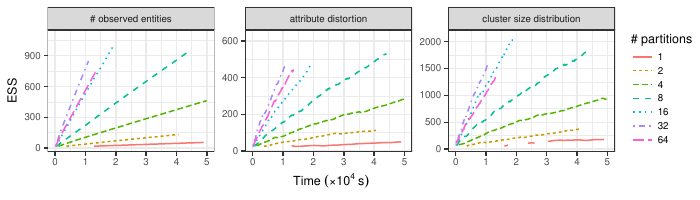

R code for this plot:
library(dplyr)
library(mcmcse)
library(ggplot2)
library(stringr)
library(scales)

expt.dirs <- c("../../analyze/spark-eber-results/nltcs_6levels_med-prior_collapsed",
               "../../analyze/spark-eber-results/nltcs_5levels_med-prior_collapsed",
               "../../analyze/spark-eber-results/nltcs_4levels_med-prior_collapsed",
               "../../analyze/spark-eber-results/nltcs_3levels_med-prior_collapsed",
               "../../analyze/spark-eber-results/nltcs_2levels_med-prior_collapsed",
               "../../analyze/spark-eber-results/nltcs_1level_med-prior_collapsed",
               "../../analyze/spark-eber-results/nltcs_0levels_med-prior_collapsed")

save.fname <- "ess-plot-test-num-partitions"
plot.width <- 7
plot.height <- 2
range.iter <- c(0, 50000)
burnin.samples <- 50
num.points <- 200
exclude.k.clust.ess <- 9:12

theme_set(theme_bw() + theme(text = element_text(size = 9)))

results <- lapply(expt.dirs, function(dir) {
  # Read diagnostic CSV files from experiment
  diagnostics <- read.csv(paste(dir,"diagnostics.csv", sep="/"))
  clusters <- read.csv(paste(dir,"clusterSizeFreqDist.csv", sep="/"))
  names(clusters) <- c(names(clusters)[1], 
                       paste0(str_replace(names(clusters)[-1], pattern="X", replacement=""),"-clusters"))
  
  # Select iterations within specified range
  # (Reason: some experiments have been run for more iterations than others.)
  diagnostics <- diagnostics %>% 
    filter(iteration >= range.iter[1], iteration <= range.iter[2])
  clusters <- clusters %>% 
    filter(iteration >= range.iter[1], iteration <= range.iter[2])
  
  # Get number of partitions from the directory name of the experiment
  num.levels <- stringr::str_extract(dir, "\\d")
  num.partitions <- 2^as.integer(num.levels)
  
  # Calculate ESS at regular intervals (determined by `num.points` above)
  # and record the corresponding iteration + time in seconds.
  num.samples <- nrow(diagnostics)
  inc <- ceiling(num.samples / num.points)
  indices <- seq(from = burnin.samples, to = num.samples, by = inc)
  iteration <- diagnostics$iteration[indices]
  time <- diagnostics$systemTime.ms[indices]
  start.time <- diagnostics$systemTime.ms[1]
  time <- (time - start.time) * 10^-3
  
  # # ESS for number of observed entities
  ess.num.obs.ent <- sapply(indices, function(idx) {
    diagnostics$numObservedEntities[1:idx] %>% ess(method = "tukey") 
  })
  
  # ESS for aggregate distortions
  ess.agg.dist <- sapply(indices, function(idx) {
    diagnostics[1:idx,] %>% select(starts_with("aggDistortions")) %>% multiESS(method = "tukey")
  })
  
  # ESS for k-clusters
  ess.clust.size <- sapply(indices, function(idx) {
    clusters[1:idx,] %>% 
      select(-iteration, -one_of(paste0(exclude.k.clust.ess,"-clusters"))) %>% 
      multiESS(method = "tukey")
  })
  
  return(data.frame("iteration" = iteration, 
                    "time" = time, 
                    "num.partitions" = num.partitions,
                    "ess.variable" = rep(c("# observed entities", "attribute distortion", "cluster size distribution"), times = rep(length(indices), times = 3)),
                    "ess" = c(ess.num.obs.ent, ess.agg.dist, ess.clust.size)))
})

results.combined <- bind_rows(results)

mult_format <- function() {
  function(x) format(10^-4*x,digits = 2) 
}

pdf(paste0(save.fname, ".pdf"), height = plot.height, width = plot.width)
results.combined %>% 
  mutate(num.partitions = as.factor(num.partitions)) %>%
  ggplot(aes(x = time, y = ess, col = num.partitions)) + 
  geom_line(aes(linetype = num.partitions)) + 
  facet_wrap(~ess.variable, scales = "free_y") +
  scale_x_continuous(limits = c(0,50000), labels = function(x) format(1e-4*x,digits = 2)) + 
  scale_shape_manual(values = seq(0,7)) +
  labs(x = expression(Time~('×'*10^{4}~s)), y = "ESS", col = "# partitions", linetype = "# partitions") +
  theme(legend.margin=margin(0,0,0,0), legend.key.height = unit(10,"points"))
dev.off()

pdf(paste0(save.fname, "-speed-up.pdf"), height = 2.6, width = 3.35)
results.combined %>% 
  filter(ess > 100) %>%
  group_by(ess.variable, num.partitions) %>%
  arrange(num.partitions, iteration) %>%
  slice(1) %>%
  group_by(ess.variable) %>%
  mutate(speedup = sum(time*(num.partitions == 1))/time) %>%
  ggplot(aes(x = num.partitions, y = speedup, col = ess.variable)) + 
  geom_abline(slope = 1, intercept = 0) + 
  geom_point(aes(shape = ess.variable)) + 
  scale_y_continuous(limits = c(1, NA)) +
  guides(shape=guide_legend(ncol=1)) +
  labs(x = "# partitions", y = "Speed-up factor", col = "Summary stat.", shape = "Summary stat.") + 
  theme(legend.position="bottom", legend.margin=margin(0,0,0,0), legend.key.height = unit(10,"points"))
dev.off()
